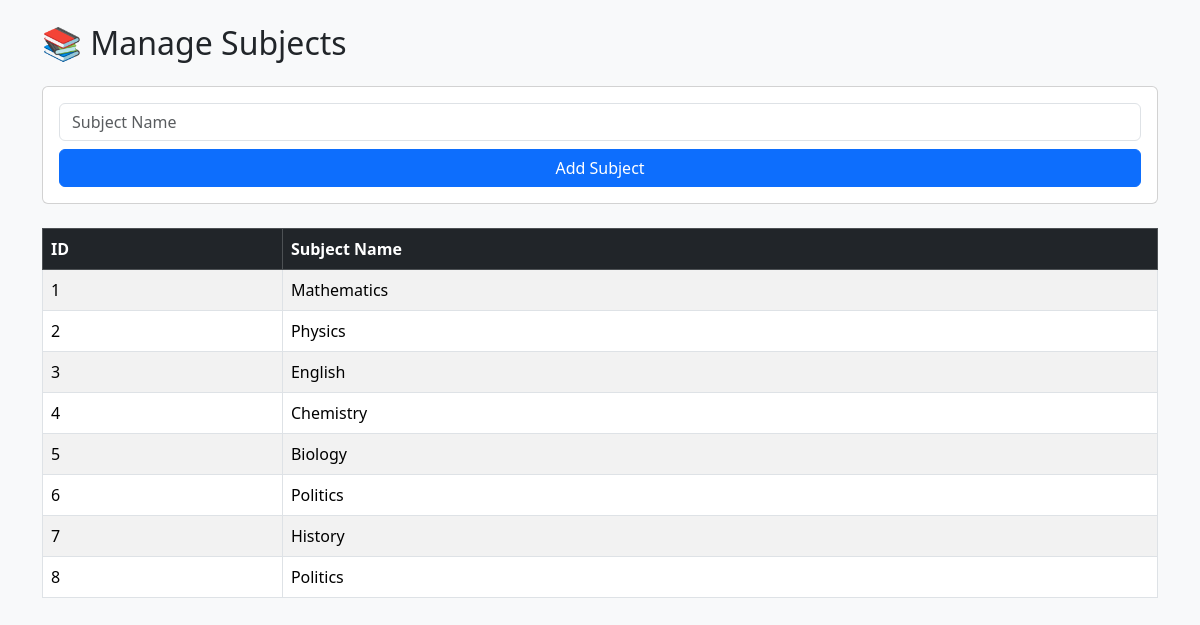
/subjects.php (signed in), run on the app's committed database.
### tables this page shows
CREATE TABLE `subjects` (
  `subject_id` int(11) NOT NULL,
  `subject_name` varchar(100) NOT NULL
);

### subjects.php (the view, shortened to what this page needs)
<?php
$servername = "localhost";
$username = "root";
$password = "";
$dbname = "school_system";
$conn = new mysqli($servername, $username, $password, $dbname);
$result = $conn->query("SELECT * FROM subjects");
?>
<!DOCTYPE html>
<html>
<head>
  <link href="https://cdn.jsdelivr.net/npm/bootstrap@5.3.3/dist/css/bootstrap.min.css" rel="stylesheet">
</head>
<body class="p-4 bg-light">
  <div class="container">
    <h2 class="mb-4">📚 Manage Subjects</h2>
    <form method="POST" class="card p-3 mb-4">
      <input type="text" name="subject_name" class="form-control mb-2" placeholder="Subject Name" required>
      <button class="btn btn-primary" name="add">Add Subject</button>
    </form>
    <table class="table table-bordered table-striped">
      <thead class="table-dark">
        <tr><th>ID</th><th>Subject Name</th></tr>
      </thead>
      <tbody>
        <?php while ($r = $result->fetch_assoc()): ?>
          <tr><td><?= $r['subject_id'] ?></td><td><?= htmlspecialchars($r['subject_name']) ?></td></tr>
        <?php endwhile; ?>
      </tbody>
    </table>
  </div>
</body>
</html>

### data on the page
subjects: subject_id "1", subject_name "Mathematics"
subjects: subject_id "2", subject_name "Physics"
subjects: subject_id "3", subject_name "English"
subjects: subject_id "4", subject_name "Chemistry"
subjects: subject_id "5", subject_name "Biology"
subjects: subject_id "6", subject_name "Politics"
subjects: subject_id "7", subject_name "History"
subjects: subject_id "8", subject_name "Politics"
